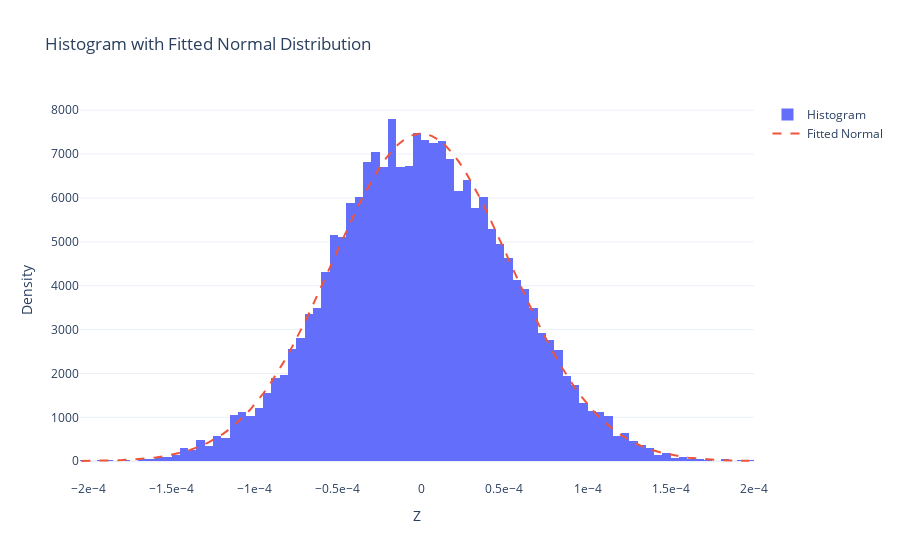
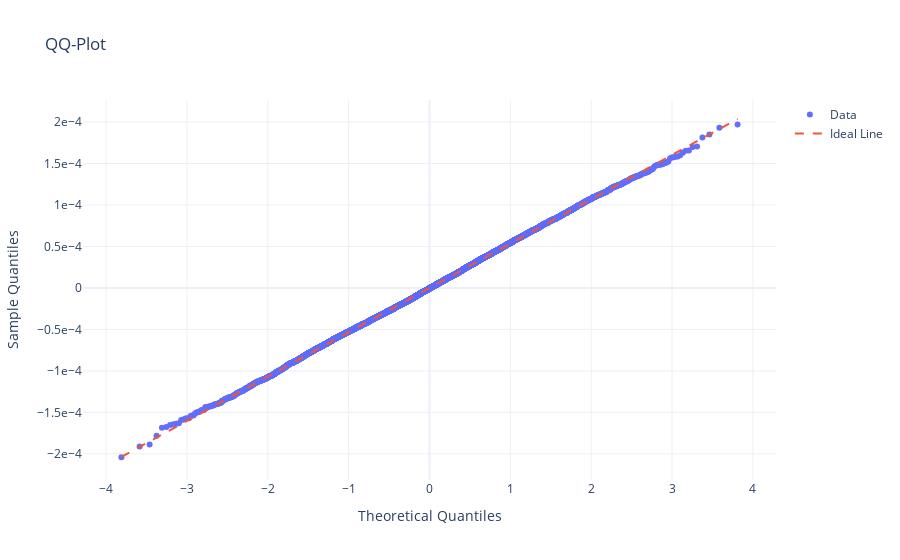

These figures' notebook cell, in order:
### Code cell
normal, test_statistics = test_normality(Z)

if normal:
    print("Normality rejected")
else:
    print("The distribution passes the Shapiro Wilk normality test")

print("W = {} p = {}".format(*test_statistics))

### Figure 1 — Plotly figure (JSON) as saved in the notebook; plotly's stock layout.template omitted (floating-point values rounded to 4 significant figures; data arrays with more than 128 entries replaced by an {"elided": "..."} marker saying what was removed)
{"data": [{"histnorm": "probability density", "name": "Histogram", "type": "histogram", "x": {"elided": "10000 float values"}}, {"line": {"dash": "dash"}, "mode": "lines", "name": "Fitted Normal", "type": "scatter", "x": [-0.0002041, -0.0002001, -0.000196, -0.000192, -0.0001879, -0.0001838, -0.0001798, -0.0001757, -0.0001717, -0.0001676, -0.0001636, -0.0001595, -0.0001555, -0.0001514, -0.0001474, -0.0001433, -0.0001393, -0.0001352, -0.0001312, -0.0001271, -0.0001231, -0.000119, -0.000115, -0.0001109, -0.0001069, -0.0001028, -9.875e-05, -9.47e-05, -9.065e-05, -8.66e-05, -8.254e-05, -7.849e-05, -7.444e-05, -7.039e-05, -6.633e-05, -6.228e-05, -5.823e-05, -5.418e-05, -5.013e-05, -4.607e-05, -4.202e-05, -3.797e-05, -3.392e-05, -2.986e-05, -2.581e-05, -2.176e-05, -1.771e-05, -1.366e-05, -9.604e-06, -5.551e-06, -1.499e-06, 2.553e-06, 6.605e-06, 1.066e-05, 1.471e-05, 1.876e-05, 2.281e-05, 2.687e-05, 3.092e-05, 3.497e-05, 3.902e-05, 4.307e-05, 4.713e-05, 5.118e-05, 5.523e-05, 5.928e-05, 6.334e-05, 6.739e-05, 7.144e-05, 7.549e-05, 7.954e-05, 8.36e-05, 8.765e-05, 9.17e-05, 9.575e-05, 9.981e-05, 0.0001039, 0.0001079, 0.000112, 0.000116, 0.0001201, 0.0001241, 0.0001282, 0.0001322, 0.0001363, 0.0001403, 0.0001444, 0.0001484, 0.0001525, 0.0001565, 0.0001606, 0.0001646, 0.0001687, 0.0001727, 0.0001768, 0.0001808, 0.0001849, 0.000189, 0.000193, 0.0001971], "y": [5.058, 6.738, 8.926, 11.76, 15.39, 20.04, 25.94, 33.39, 42.73, 54.36, 68.77, 86.5, 108.2, 134.5, 166.3, 204.4, 249.8, 303.5, 366.7, 440.5, 526.1, 624.7, 737.5, 865.8, 1011.0, 1173.0, 1353.0, 1552.0, 1770.0, 2008.0, 2264.0, 2538.0, 2829.0, 3135.0, 3455.0, 3785.0, 4123.0, 4465.0, 4809.0, 5148.0, 5480.0, 5801.0, 6104.0, 6387.0, 6644.0, 6873.0, 7068.0, 7227.0, 7347.0, 7427.0, 7464.0, 7458.0, 7410.0, 7320.0, 7189.0, 7021.0, 6816.0, 6580.0, 6316.0, 6027.0, 5719.0, 5395.0, 5061.0, 4719.0, 4376.0, 4034.0, 3698.0, 3370.0, 3054.0, 2752.0, 2465.0, 2195.0, 1944.0, 1712.0, 1499.0, 1304.0, 1129.0, 971.2, 830.9, 706.8, 597.7, 502.6, 420.2, 349.3, 288.7, 237.2, 193.8, 157.4, 127.2, 102.1, 81.54, 64.73, 51.09, 40.1, 31.29, 24.27, 18.72, 14.36, 10.95, 8.301]}], "layout": {"title": {"text": "Histogram with Fitted Normal Distribution"}, "xaxis": {"exponentformat": "e", "title": {"text": "Z"}}, "yaxis": {"exponentformat": "e", "title": {"text": "Density"}}}}

### Figure 2 — Plotly figure (JSON) as saved in the notebook; plotly's stock layout.template omitted (floating-point values rounded to 4 significant figures; data arrays with more than 128 entries replaced by an {"elided": "..."} marker saying what was removed)
{"data": [{"mode": "markers", "name": "Data", "type": "scatter", "x": {"elided": "10000 float values"}, "y": {"elided": "10000 float values"}}, {"line": {"dash": "dash"}, "mode": "lines", "name": "Ideal Line", "type": "scatter", "x": {"elided": "10000 float values"}, "y": {"elided": "10000 float values"}}], "layout": {"title": {"text": "QQ-Plot"}, "xaxis": {"title": {"text": "Theoretical Quantiles"}}, "yaxis": {"exponentformat": "e", "title": {"text": "Sample Quantiles"}}}}
